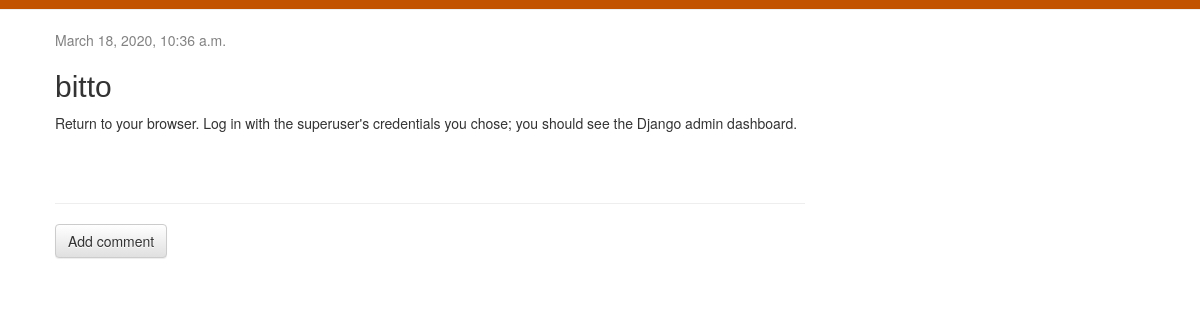
The app's page /post/2/ with its own data.
### blog/models.py (models this page shows, shortened)
class Post(models.Model):
    author = models.ForeignKey(settings.AUTH_USER_MODEL, on_delete=models.CASCADE)
    title = models.CharField(max_length=200)
    text = models.TextField()
    created_date = models.DateTimeField(default=timezone.now)
    published_date = models.DateTimeField(blank=True, null=True)

### blog/views.py (the view)
# urls.py: path('post/<int:pk>/', views.post_detail, name='post_detail'),
def post_detail(request, pk):
    post = get_object_or_404(Post, pk=pk)
    return render(request, 'blog/post_detail.html', {'post': post})

### blog/templates/blog/post_detail.html (shortened to what this page needs)
{% extends 'blog/base.html' %}
{% block content %}
    <div class="post">
        {% if post.published_date %}
            <div class="date">
                {{ post.published_date }}
            </div>
	{% else %}
	    <a class="btn btn-default" href="{% url 'post_publish' pk=post.pk %}">Publish</a>
        {% endif %}
        <h2>{{ post.title }}</h2>
        <p>{{ post.text|linebreaksbr }}</p>
    </div>
    <hr>
    <a class="btn btn-default" href="{% url 'add_comment_to_post' pk=post.pk %}">Add comment</a>
{% endblock %}

### blog/static/css/blog.css (style rules this page uses)
h1, h2, h3, h4 { font-family: 'Helvetica', cursive; }
.date { color: #828282; }
.post { margin-bottom: 70px; }

### records on screen
Post: published_date "March 18, 2020, 10:36 a.m.", title "bitto", text "Return to your browser. Log in with the superuser's credentials you chose; you should see the Django admin dashboard."
